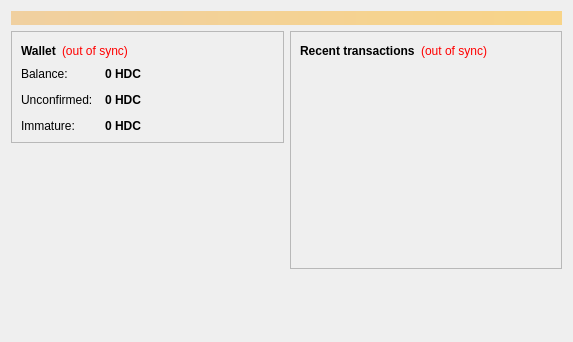
<?xml version="1.0" encoding="UTF-8"?>
<ui version="4.0">
 <class>OverviewPage</class>
 <widget class="QWidget" name="OverviewPage">
  <property name="geometry">
   <rect>
    <x>0</x>
    <y>0</y>
    <width>573</width>
    <height>342</height>
   </rect>
  </property>
  <property name="windowTitle">
   <string>Form</string>
  </property>
  <layout class="QVBoxLayout" name="topLayout">
   <item>
    <widget class="QLabel" name="labelAlerts">
     <property name="visible">
      <bool>false</bool>
     </property>
     <property name="styleSheet">
      <string notr="true">background-color: qlineargradient(x1: 0, y1: 0, x2: 1, y2: 0, stop:0 #F0D0A0, stop:1 #F8D488); color:#000000;</string>
     </property>
     <property name="wordWrap">
      <bool>true</bool>
     </property>
     <property name="margin">
      <number>3</number>
     </property>
    </widget>
   </item>
   <item>
    <layout class="QHBoxLayout" name="horizontalLayout" stretch="1,1">
     <item>
      <layout class="QVBoxLayout" name="verticalLayout_2">
       <item>
        <widget class="QFrame" name="frame">
         <property name="frameShape">
          <enum>QFrame::StyledPanel</enum>
         </property>
         <property name="frameShadow">
          <enum>QFrame::Raised</enum>
         </property>
         <layout class="QVBoxLayout" name="verticalLayout_4">
          <item>
           <layout class="QHBoxLayout" name="horizontalLayout_4">
            <item>
             <widget class="QLabel" name="label_5">
              <property name="font">
               <font>
                <weight>75</weight>
                <bold>true</bold>
               </font>
              </property>
              <property name="text">
               <string>Wallet</string>
              </property>
             </widget>
            </item>
            <item>
             <widget class="QLabel" name="labelWalletStatus">
              <property name="toolTip">
               <string>The displayed information may be out of date. Your wallet automatically synchronizes with the Hardcoin network after a connection is established, but this process has not completed yet.</string>
              </property>
              <property name="styleSheet">
               <string notr="true">QLabel { color: red; }</string>
              </property>
              <property name="text">
               <string notr="true">(out of sync)</string>
              </property>
              <property name="alignment">
               <set>Qt::AlignLeading|Qt::AlignLeft|Qt::AlignVCenter</set>
              </property>
             </widget>
            </item>
            <item>
             <spacer name="horizontalSpacer_2">
              <property name="orientation">
               <enum>Qt::Horizontal</enum>
              </property>
              <property name="sizeHint" stdset="0">
               <size>
                <width>40</width>
                <height>20</height>
               </size>
              </property>
             </spacer>
            </item>
           </layout>
          </item>
          <item>
           <layout class="QFormLayout" name="formLayout_2">
            <property name="fieldGrowthPolicy">
             <enum>QFormLayout::AllNonFixedFieldsGrow</enum>
            </property>
            <property name="horizontalSpacing">
             <number>12</number>
            </property>
            <property name="verticalSpacing">
             <number>12</number>
            </property>
            <item row="0" column="0">
             <widget class="QLabel" name="label">
              <property name="text">
               <string>Balance:</string>
              </property>
             </widget>
            </item>
            <item row="0" column="1">
             <widget class="QLabel" name="labelBalance">
              <property name="font">
               <font>
                <weight>75</weight>
                <bold>true</bold>
               </font>
              </property>
              <property name="cursor">
               <cursorShape>IBeamCursor</cursorShape>
              </property>
              <property name="toolTip">
               <string>Your current balance</string>
              </property>
              <property name="text">
               <string notr="true">0 HDC</string>
              </property>
              <property name="textInteractionFlags">
               <set>Qt::LinksAccessibleByMouse|Qt::TextSelectableByKeyboard|Qt::TextSelectableByMouse</set>
              </property>
             </widget>
            </item>
            <item row="1" column="0">
             <widget class="QLabel" name="label_3">
              <property name="text">
               <string>Unconfirmed:</string>
              </property>
             </widget>
            </item>
            <item row="1" column="1">
             <widget class="QLabel" name="labelUnconfirmed">
              <property name="font">
               <font>
                <weight>75</weight>
                <bold>true</bold>
               </font>
              </property>
              <property name="cursor">
               <cursorShape>IBeamCursor</cursorShape>
              </property>
              <property name="toolTip">
               <string>Total of transactions that have yet to be confirmed, and do not yet count toward the current balance</string>
              </property>
              <property name="text">
               <string notr="true">0 HDC</string>
              </property>
              <property name="textInteractionFlags">
               <set>Qt::LinksAccessibleByMouse|Qt::TextSelectableByKeyboard|Qt::TextSelectableByMouse</set>
              </property>
             </widget>
            </item>
            <item row="2" column="0">
             <widget class="QLabel" name="labelImmatureText">
              <property name="text">
               <string>Immature:</string>
              </property>
             </widget>
            </item>
            <item row="2" column="1">
             <widget class="QLabel" name="labelImmature">
              <property name="font">
               <font>
                <weight>75</weight>
                <bold>true</bold>
               </font>
              </property>
              <property name="toolTip">
               <string>Mined balance that has not yet matured</string>
              </property>
              <property name="text">
               <string notr="true">0 HDC</string>
              </property>
              <property name="textInteractionFlags">
               <set>Qt::LinksAccessibleByMouse|Qt::TextSelectableByKeyboard|Qt::TextSelectableByMouse</set>
              </property>
             </widget>
            </item>
           </layout>
          </item>
         </layout>
        </widget>
       </item>
       <item>
        <spacer name="verticalSpacer">
         <property name="orientation">
          <enum>Qt::Vertical</enum>
         </property>
         <property name="sizeHint" stdset="0">
          <size>
           <width>20</width>
           <height>40</height>
          </size>
         </property>
        </spacer>
       </item>
      </layout>
     </item>
     <item>
      <layout class="QVBoxLayout" name="verticalLayout_3">
       <item>
        <widget class="QFrame" name="frame_2">
         <property name="frameShape">
          <enum>QFrame::StyledPanel</enum>
         </property>
         <property name="frameShadow">
          <enum>QFrame::Raised</enum>
         </property>
         <layout class="QVBoxLayout" name="verticalLayout">
          <item>
           <layout class="QHBoxLayout" name="horizontalLayout_2">
            <item>
             <widget class="QLabel" name="label_4">
              <property name="text">
               <string>&lt;b&gt;Recent transactions&lt;/b&gt;</string>
              </property>
             </widget>
            </item>
            <item>
             <widget class="QLabel" name="labelTransactionsStatus">
              <property name="toolTip">
               <string>The displayed information may be out of date. Your wallet automatically synchronizes with the Hardcoin network after a connection is established, but this process has not completed yet.</string>
              </property>
              <property name="styleSheet">
               <string notr="true">QLabel { color: red; }</string>
              </property>
              <property name="text">
               <string notr="true">(out of sync)</string>
              </property>
              <property name="alignment">
               <set>Qt::AlignRight|Qt::AlignTrailing|Qt::AlignVCenter</set>
              </property>
             </widget>
            </item>
            <item>
             <spacer name="horizontalSpacer">
              <property name="orientation">
               <enum>Qt::Horizontal</enum>
              </property>
              <property name="sizeHint" stdset="0">
               <size>
                <width>40</width>
                <height>20</height>
               </size>
              </property>
             </spacer>
            </item>
           </layout>
          </item>
          <item>
           <widget class="QListView" name="listTransactions">
            <property name="styleSheet">
             <string notr="true">QListView { background: transparent; }</string>
            </property>
            <property name="frameShape">
             <enum>QFrame::NoFrame</enum>
            </property>
            <property name="verticalScrollBarPolicy">
             <enum>Qt::ScrollBarAlwaysOff</enum>
            </property>
            <property name="horizontalScrollBarPolicy">
             <enum>Qt::ScrollBarAlwaysOff</enum>
            </property>
            <property name="selectionMode">
             <enum>QAbstractItemView::NoSelection</enum>
            </property>
           </widget>
          </item>
         </layout>
        </widget>
       </item>
       <item>
        <spacer name="verticalSpacer_2">
         <property name="orientation">
          <enum>Qt::Vertical</enum>
         </property>
         <property name="sizeHint" stdset="0">
          <size>
           <width>20</width>
           <height>40</height>
          </size>
         </property>
        </spacer>
       </item>
      </layout>
     </item>
    </layout>
   </item>
  </layout>
 </widget>
 <resources/>
 <connections/>
</ui>
